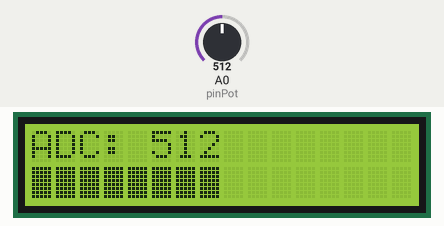
Recording of a sketch running on a simulated Arduino Uno, built with avr-gcc and run on an emulated ATmega328P. On the bench: 16×2 character LCD. The inputs (shaded band) are chosen by the test bench; at power-on: A0 (pinPot) = 512. What the sketch prints to the serial monitor is not drawn.

Above: at 2.2 s.
2.3 s: A0 (pinPot) set to 716
At 3.2 s:
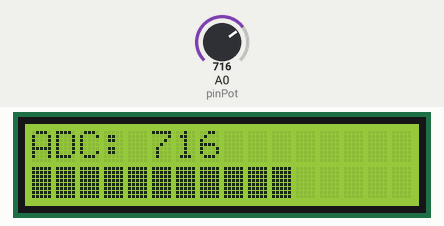
3.8 s: A0 (pinPot) set to 11
At 4.4 s:
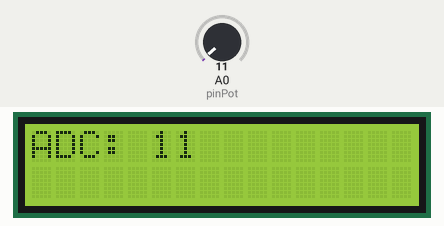
5.4 s: A0 (pinPot) set to 8
At 6.4 s:
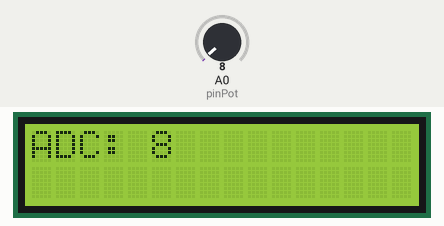
6.9 s: A0 (pinPot) set to 981
At 8.0 s:
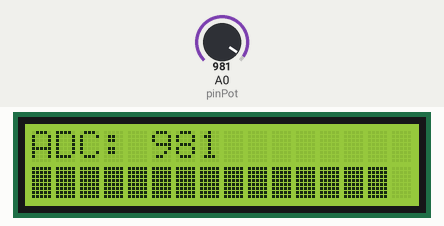
8.4 s: A0 (pinPot) set to 1017
At 9.3 s:
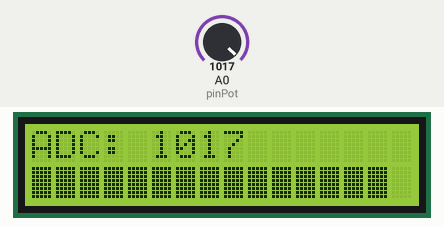
9.9 s: A0 (pinPot) set to 1023
At 10.9 s:
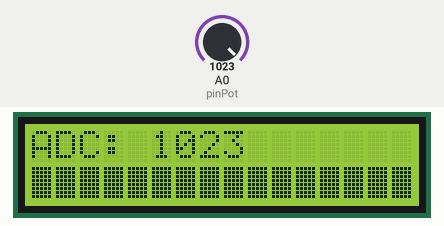
Timing chart, 0 to 12.5 s (numbered marks = the images above; inputs shaded):
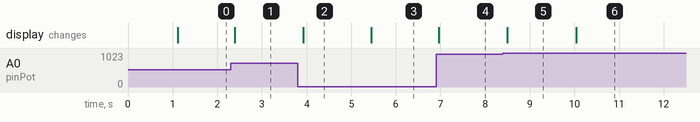

Measured:
- after the input at 2.3 s, the display: changes after 0.09 s (image 1)
- after the input at 3.8 s, the display: changes after 0.12 s (image 2)
- after the input at 5.4 s, the display: changes after 0.05 s (image 3)
- after the input at 6.9 s, the display: changes after 0.06 s (image 4)
- after the input at 8.4 s, the display: changes after 0.10 s (image 5)
- after the input at 9.9 s, the display: changes after 0.14 s (image 6)

The sketch:

I2C.ino
```cpp
#include <Wire.h>
#include <LiquidCrystal_I2C.h>

// Inisialisasi LCD I2C: Alamat 0x27 atau 0x20, ukuran 16 kolom x 2 baris
// Di Tinkercad biasanya menggunakan alamat 0x27 atau 32
LiquidCrystal_I2C lcd(0x27, 16, 2);

const int pinPot = A0;

void setup() {
  Serial.begin(9600);

  // Inisialisasi LCD
  lcd.init();
  lcd.backlight();

  // Tampilan awal
  lcd.setCursor(0, 0);
  lcd.print("System Ready...");
  delay(1000);
  lcd.clear();
}

void loop() {
  // 1. Baca nilai analog dari potensiometer (0-1023)
  int nilai = analogRead(pinPot);

  // 2. Mapping nilai ke panjang bar (0-16 karakter)
  int panjangBar = map(nilai, 0, 1023, 0, 16);

  // 3. Tampilkan ke Serial Monitor
  Serial.print("Nilai ADC : ");
  Serial.println(nilai);

  // 4. Baris 1: Menampilkan teks dan nilai angka
  lcd.setCursor(0, 0);
  lcd.print("ADC: ");
  lcd.print(nilai);
  lcd.print("    "); // Menghapus sisa angka sebelumnya agar tidak menumpuk

  // 5. Baris 2: Menampilkan Bar Progress
  lcd.setCursor(0, 1);
  for (int i = 0; i < 16; i++) {
    if (i < panjangBar) {
      lcd.print((char)255); // Karakter blok penuh
    } else {
      lcd.print(" "); // Karakter kosong
    }
  }

  delay(100); // Delay singkat agar pergerakan bar halus
}
```
